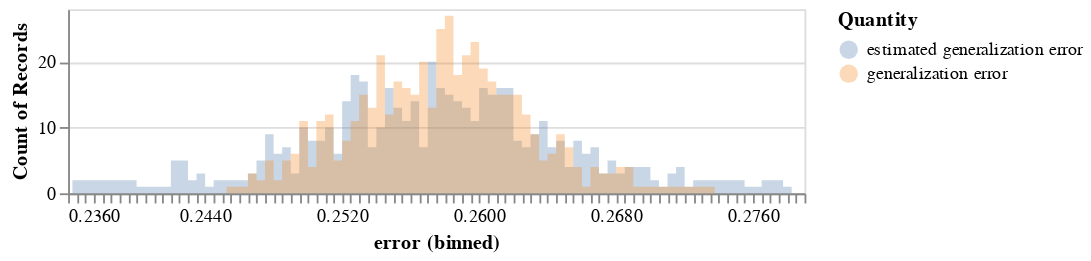

The cell this chart's notebook holds for it:
### Code cell
import pandas as pd
import altair as alt

source = pd.DataFrame({
    'estimated generalization error':ês,
    'generalization error':es
})

alt.Chart(source, height=100).transform_fold(
    ['estimated generalization error', 'generalization error'],
    as_=['Quantity', 'error']
).mark_area(
    opacity=0.3,
    interpolate='step'
).encode(
    alt.X('error:Q', bin=alt.Bin(maxbins=100)),
    alt.Y('count()', stack=None),
    alt.Color('Quantity:N')
)

### Figure 1 — Vega-Lite specification as saved in the notebook (floating-point values rounded to 4 significant figures; data arrays with more than 128 entries replaced by an {"elided": "..."} marker saying what was removed)
{"$schema": "https://vega.github.io/schema/vega-lite/v3.4.0.json", "config": {"mark": {"tooltip": null}, "view": {"height": 300, "width": 400}}, "data": {"name": "data-5c1350091608bb5a3052d129d04767a8"}, "datasets": {"data-5c1350091608bb5a3052d129d04767a8": {"elided": "500 records"}}, "encoding": {"color": {"field": "Quantity", "type": "nominal"}, "x": {"bin": {"maxbins": 100}, "field": "error", "type": "quantitative"}, "y": {"aggregate": "count", "stack": null, "type": "quantitative"}}, "height": 100, "mark": {"interpolate": "step", "opacity": 0.3, "type": "area"}, "transform": [{"as": ["Quantity", "error"], "fold": ["estimated generalization error", "generalization error"]}]}
